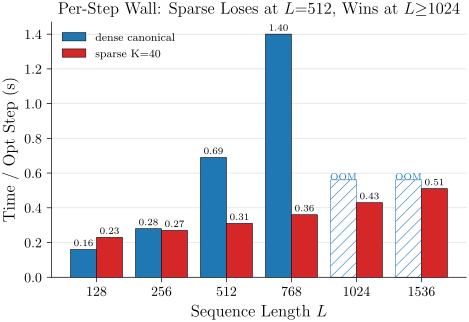

Recreate this plot in Python.
# P18_v2: sparse-vs-dense throughput as side-by-side bars over a few L points + memory annotation
# (Alternative framing: discrete bars per L instead of continuous lines, easier to read magnitudes.)
# Visualizes: E073 / E074
# DATA: inline (synthesized from E073/E074 prose; sparse > dense at L=512, dense OOM at L>800)
import sys
from pathlib import Path
sys.path.insert(0, str(Path(__file__).parent.parent))
from plot_utils import figsize
import matplotlib.pyplot as plt
import numpy as np

L = ["128", "256", "512", "768", "1024", "1536"]
dense = [0.16, 0.28, 0.69, 1.40, np.nan, np.nan]   # OOM beyond ~800
sparse = [0.23, 0.27, 0.31, 0.36, 0.43, 0.51]
oom_idx = [i for i, v in enumerate(dense) if np.isnan(v)]

x = np.arange(len(L))
w = 0.4
fig, ax = plt.subplots(figsize=figsize(0.85))
b1 = ax.bar(x - w/2, [d if not np.isnan(d) else 0 for d in dense], width=w,
            color="#1f77b4", edgecolor="black", lw=0.4, label="dense canonical", zorder=3)
b2 = ax.bar(x + w/2, sparse, width=w, color="#d62728", edgecolor="black",
            lw=0.4, label="sparse K=40", zorder=3)

# OOM hatched markers
for i in oom_idx:
    ax.bar(i - w/2, max(sparse)*1.1, width=w, color="white", hatch="///",
           edgecolor="#1f77b4", lw=0.4, zorder=2)
    ax.text(i - w/2, max(sparse)*1.1, "OOM", ha="center", va="bottom",
            fontsize=7, color="#1f77b4")

# Annotate each bar
for i, v in enumerate(sparse):
    ax.text(i + w/2, v + 0.02, f"{v:.2f}", ha="center", va="bottom", fontsize=7)
for i, v in enumerate(dense):
    if not np.isnan(v):
        ax.text(i - w/2, v + 0.02, f"{v:.2f}", ha="center", va="bottom", fontsize=7)

ax.set_xticks(x); ax.set_xticklabels(L)
ax.set_xlabel("Sequence Length $L$")
ax.set_ylabel("Time / Opt Step (s)")
ax.set_title("Per-Step Wall: Sparse Loses at $L{=}512$, Wins at $L{\\geq}1024$")
ax.legend(frameon=False, loc="upper left", fontsize=8.5)
ax.spines[["top", "right"]].set_visible(False)
ax.grid(True, lw=0.4, alpha=0.5, zorder=0, axis="y")

fig.savefig(Path(__file__).with_suffix(".pdf"))
